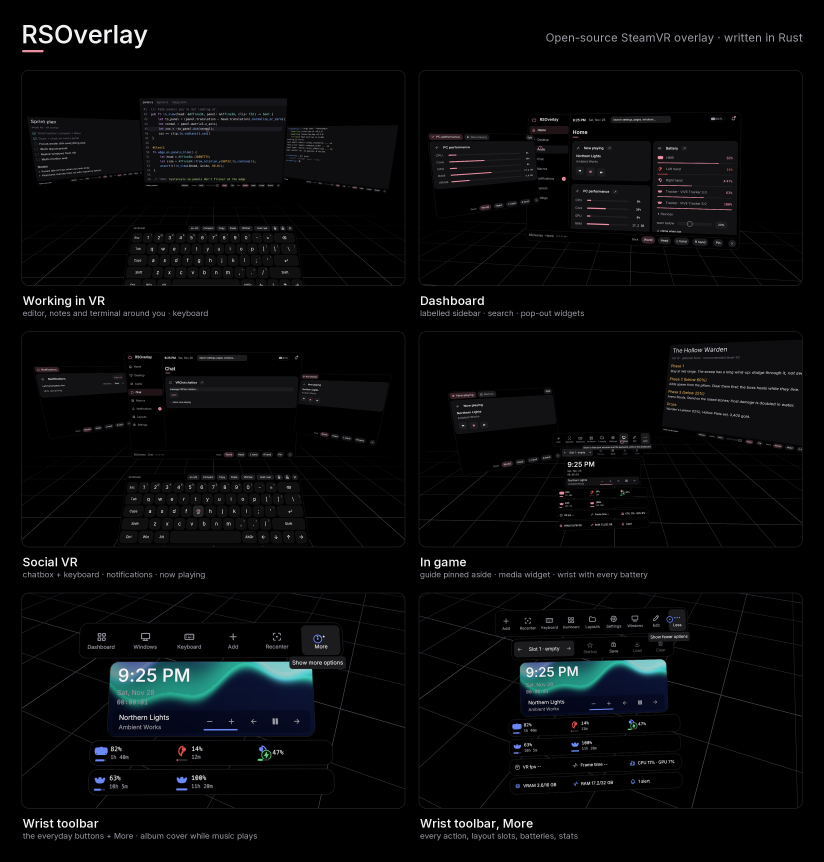
#> input picture docs/store/overview.png, 2472 x 2586 px, given as the content of the folder #, which was not available (shown at 1/3 size)
$ python make-settings-overview.py '#' '->' docs/store/settings-overview.png
#> lines starting #> are read from the running program, lines starting #| are printed output that depends on the picture
"""Pack every RSOverlay Settings card into one overview image.

Run from the repo root:
    cargo run -p rsoverlay-app -- --settings-cards target/settings-cards
    python tools/make-settings-overview.py   # -> docs/store/settings-overview.png
Needs Pillow. Cards come from the real UI (default config, demo data).
"""
import glob
import sys
from PIL import Image, ImageDraw, ImageFont

SRC = sys.argv[1] if len(sys.argv) > 1 else 'target/settings-cards'
OUT = sys.argv[2] if len(sys.argv) > 2 else 'docs/store/settings-overview.png'
COLS, PAD, GAP, HEAD = 3, 64, 36, 230
BG, FG, MUTED, ROSE = (0, 0, 0), (242, 242, 244), (156, 156, 166), (232, 143, 162)


def font(weight, size):
    return ImageFont.truetype(f'crates/rsoverlay-ui/src/fonts/Inter-{weight}.ttf', size)


def crop_card(path):
    """Trim the black around the card (the card surface is never pure black)."""
#> called with path = '_only/overview.png'
    im = Image.open(path).convert('RGB')
#> im is the input picture: PIL image 2472x2586 RGB; mean R, G, B 7, 8.1, 9
    box = im.point(lambda v: 255 if v > 6 else 0).convert('L').getbbox()
#> box = (64, 74, 2408, 2521)
    return im.crop(box) if box else im
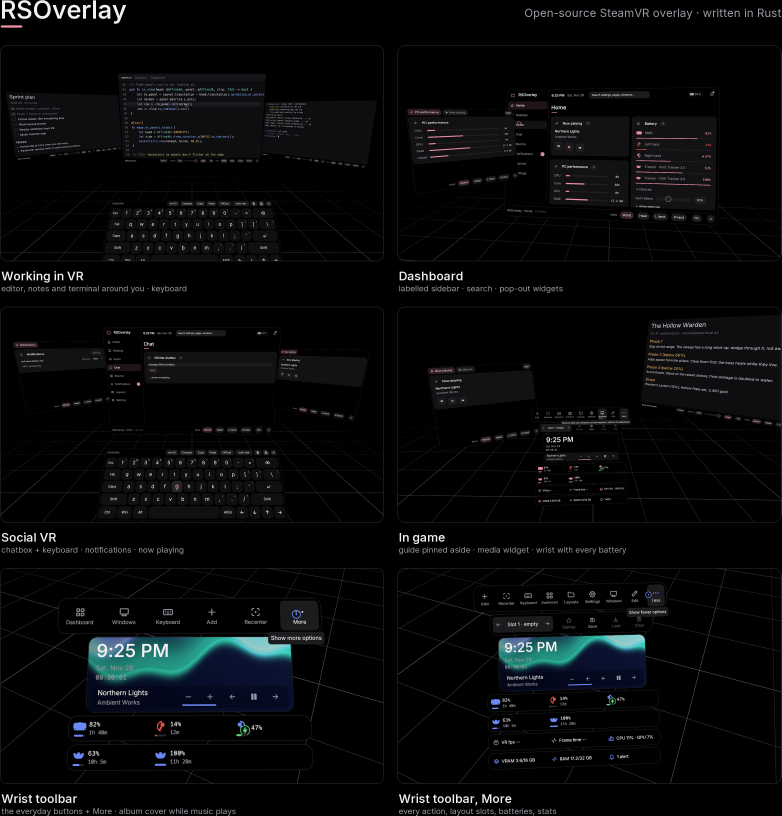
#> returned value: PIL image 2344x2447 RGB (shown at 1/3 size); mean R, G, B 7.8, 9, 10


cards = [crop_card(p) for p in sorted(glob.glob(f'{SRC}/*.png'))]
#> cards = 1 item
if not cards:
    sys.exit(f'no cards in {SRC}: run --settings-cards first')
cw = max(c.width for c in cards)
#> cw = 2344
# Masonry: each card goes to the currently shortest column, in page order.
heights = [0] * COLS
places = []
for c in cards:
    col = heights.index(min(heights))
    places.append((col, heights[col]))
    heights[col] += c.height + GAP
#> this loop made 1 pass
#> col on pass 1: 0
#> after the loop, heights = [2483, 0, 0]; places = [(0, 0)]
w = PAD * 2 + COLS * cw + (COLS - 1) * GAP
#> w = 7232
h = HEAD + max(heights) - GAP + PAD
#> h = 2741
img = Image.new('RGB', (w, h), BG)
#> img: PIL image 7232x2741 RGB; every value is 0
d = ImageDraw.Draw(img)
d.text((PAD, 56), 'RSOverlay', font=font('Medium', 76), fill=FG)
d.rounded_rectangle((PAD + 2, 150, PAD + 66, 156), 3, fill=ROSE)
d.text((PAD + 410, 78), 'Settings', font=font('Regular', 56), fill=MUTED)
d.text((w - PAD, 92), f'All {len(cards)} settings cards, as shipped', font=font('Regular', 34), fill=MUTED, anchor='ra')
for c, (col, y) in zip(cards, places):
    img.paste(c, (PAD + col * (cw + GAP), HEAD + y))
#> this loop made 1 pass
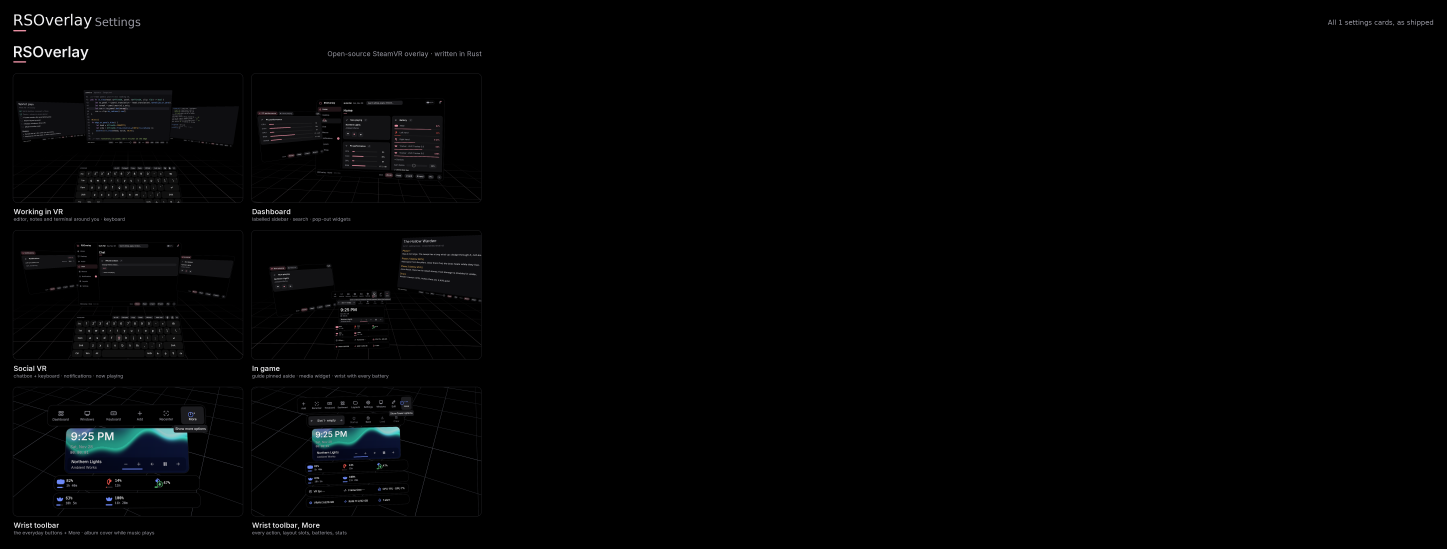
#> img: PIL image 7232x2741 RGB (shown at 1/5 size); mean R, G, B 2.4, 2.7, 3
img.save(OUT, optimize=True)
print(OUT, img.size)
#| -> (7232, 2741)
